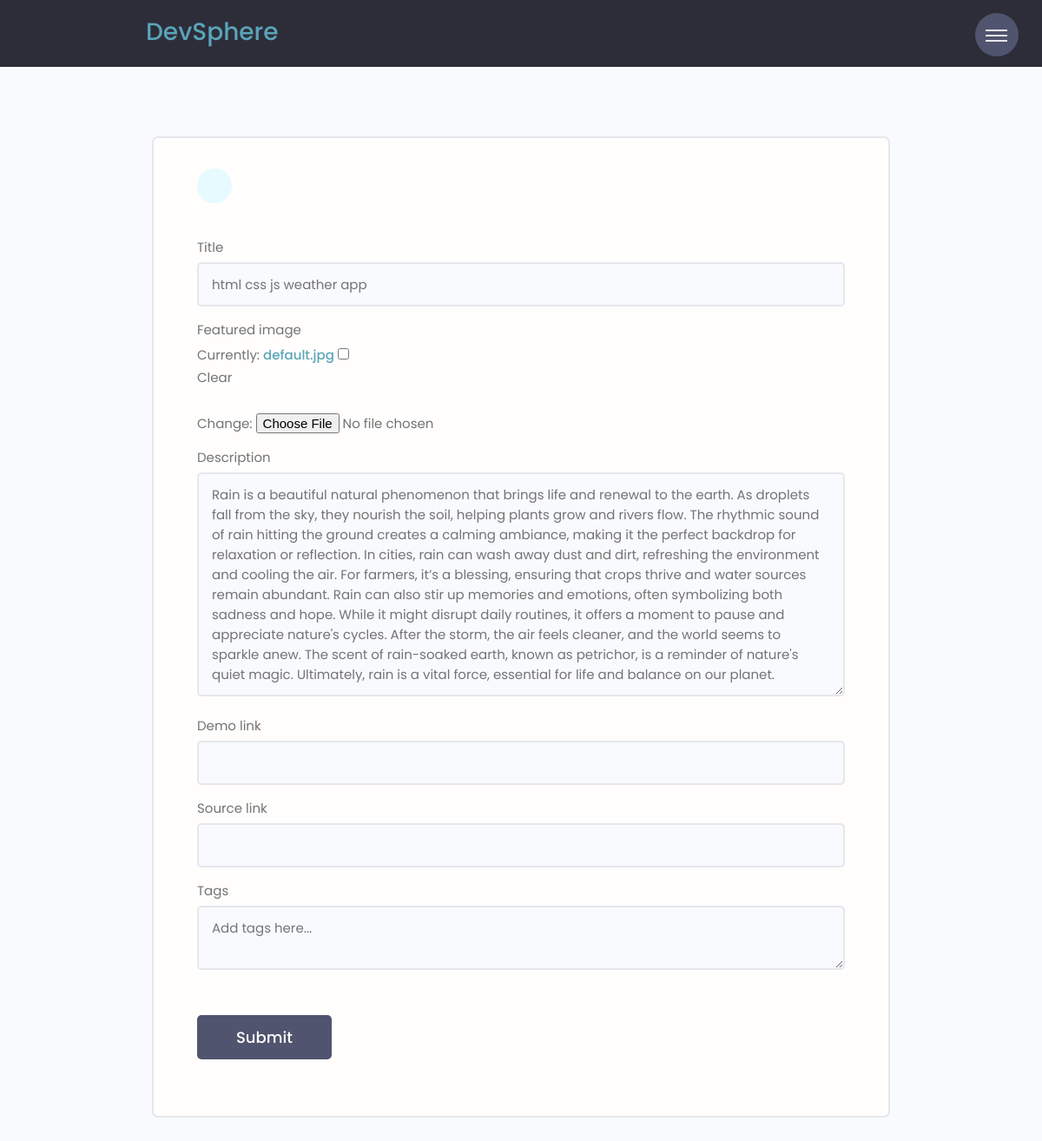
Page /projects/update-project/b1a9661721b44da0808da635024c8927/ (signed in) on the committed database.
### projects/models.py (models this page shows, shortened)
class Project(models.Model):
    owner = models.ForeignKey(Profile, null=True, blank=True, on_delete=models.CASCADE)
    title = models.CharField(max_length=200)
    description = models.TextField(null=True, blank=True)
    featured_image = models.ImageField(null=True, blank=True, default="default.jpg")
    demo_link = models.CharField(max_length=2000, null=True, blank=True)
    source_link = models.CharField(max_length=2000, null=True, blank=True)
    tags = models.ManyToManyField('Tag', blank=True)
    vote_total = models.IntegerField(default=0, null=True, blank=True)
    vote_ratio = models.IntegerField(default=0, null=True, blank=True)
    created = models.DateTimeField(auto_now_add=True)
    id = models.UUIDField(default=uuid.uuid4, unique=True,
                          primary_key=True, editable=False)
    class Meta:
        ordering = ['-vote_ratio', '-vote_total', 'title']

### projects/views.py (the view, shortened to what this page needs)
# urls.py: path('update-project/<str:pk>/', views.updateProject, name="update-project"),
@csrf_exempt
@login_required(login_url="login")
def updateProject(request, pk):
    profile = request.user.profile
    project = profile.project_set.get(id=pk)
    form = ProjectForm(instance = project)
    context = {'form': form, 'project': project}
    return render(request, "projects/project_form.html", context)

### projects/forms.py
class ProjectForm(ModelForm):
    class Meta:
        model = Project
        fields = ['title', 'featured_image', 'description',
                  'demo_link', 'source_link']
        widgets = {
            'tags': forms.CheckboxSelectMultiple(),
        }
    def __init__(self, *args, **kwargs):
        super(ProjectForm, self).__init__(*args, **kwargs)
        for name, field in self.fields.items():
            field.widget.attrs.update({'class': 'input'})

### projects/templates/projects/project_form.html (shortened to what this page needs)
{% extends 'main.html' %} {% block content %}
<main class="formPage my-xl">
  <div class="content-box">
    <div class="formWrapper">
      <a class="backButton" href="{% url 'account' %}"
        ></a>
      <br />
      <form class="form" method="POST" enctype="multipart/form-data">
        {% csrf_token %} {% for field in form %}
        <div class="form__field">
          <label for="formInput#text">{{field.label}}</label>
          {{field}}
        </div>
        {% endfor %}
        <div class="form__field">
          <label for="formInput#text">Tags</label>
          <textarea
            class="input"
            name="newtags"
            placeholder="Add tags here..."
          ></textarea>
        </div>
        <input
          class="btn btn--sub btn--lg my-md"
          type="submit"
          value="Submit"
        />
      </form>
    </div>
  </div>
</main>
{% endblock %}

### static/styles/app.css (style rules this page uses)
:root { --color-sub: #2d2d39; }
.btn--sub { background-color: var(--color-sub-light); }
.content-box { width: 95%; max-width: 85rem; margin: 0 auto; }
.backButton { background: var(--color-main-light); color: var(--color-main); width: 4rem; height: 4rem; display: flex; align-items: center; justify-content: center; border-radius: 50%; }
.formPage .formWrapper { list-style: none; background: var(--color-white); padding: 3.5rem 5rem; border: 2px solid var(--color-light); border-radius: 0.7rem; }

### static/uikit/styles/modules/_variables.css (style rules this page uses)
:root { --color-main: #5aa5b9; --color-main-light: #e6faff; --color-sub: #3f4156; --color-sub-light: #51546e; --color-sub-lighter: #ededfd; --color-text: #737373; --color-gray: #8b8b8b; --color-light: #e5e7eb; --color-light-gray: #767676; --color-bg: #f8fafd; --color-white: #fffefd; --color-white-light: #f3f3f3; --color-success: #359e64; --color-success-bg: #def8e8; --color-error: #fc4b0b; --color-error-bg: #fff2ee; --font-base: 'Poppins', arial, helvetica, 'Segoe UI', roboto, ubuntu, sans-serif; --font-monospace: 'Fira Code', 'Courier New', courier, monospace; --font-regular: 300; --font-medium: 500; --font-bold: 700; --generic-shadow: 1px 1px 5px #00000010; --generic-transition: all 0.3s ease-in-out; }

### static/uikit/styles/modules/_base.css (style rules this page uses)
* { margin: 0; padding: 0; box-sizing: border-box; text-rendering: optimizeLegibility; color: inherit; font-size: inherit; }
html { font-size: 50%; }
@media only screen and (min-width: 480px) { html { font-size: 56.25%; } }
@media only screen and (min-width: 1200px) { html { font-size: 62.5%; } }
body { line-height: 1.6; font-weight: 400; font-size: 1.5rem; color: var(--color-text); background-color: var(--color-bg); min-height: 100vh; }

### static/uikit/styles/modules/_typography.css (style rules this page uses)
* { font-family: var(--font-base); }
a { padding-bottom: 2px; text-decoration: none; display: inline-block; color: var(--color-main); font-weight: var(--font-medium); }

### static/uikit/styles/modules/_utilities.css (style rules this page uses)
.my-md { margin: 3rem auto; }
.my-xl { margin: 8rem auto; }

### static/uikit/styles/modules/_button.css (style rules this page uses)
.btn { display: inline-block; position: relative; cursor: pointer; background-color: var(--color-light); font-weight: var(--font-medium); color: var(--color-sub); text-decoration: none; padding: 1rem 2rem; border-radius: 0.5rem; border: none; width: -webkit-fit-content; width: -moz-fit-content; width: fit-content; height: -webkit-fit-content; height: -moz-fit-content; height: fit-content; font-size: 1.6rem; outline-width: 0; outline-color: transparent; -webkit-backface-visibility: hidden; backface-visibility: hidden; transition: all 0.3s ease-in-out; }
.btn--sub { background-color: var(--color-sub); color: var(--color-white); }
.btn--lg { font-size: 1.8rem; padding: 1.2rem 4.5rem; }

### static/uikit/styles/modules/_form.css (style rules this page uses)
.form { display: block; }
.form__field { margin-top: 1.5rem; margin-bottom: 1.5rem; }
.form__label, .form__field > label { display: block; margin-bottom: 0.5rem; color: var(--color-text); }
input.input[type='text'], input.input[type='email'], input.input[type='password'], input.input[type='number'], textarea.input { min-width: 24rem; width: 100%; padding: 1.2rem 1.5rem; border-radius: 0.5rem; border: 2px solid var(--color-light); transition: all 0.3s ease-in-out; background-color: var(--color-bg); }

### rows in the picture
Project: form "html css js weather app" "Rain is a beautiful natural phenomenon that brings life and renewal to the earth. As droplets fall from the sky, they nourish the soil, helping plants grow and rivers flow. The rhythmic sound of rain hitting the ground creates a calming ambiance, making it the perfect backdrop for relaxation or reflection. In cities, rain can wash away dust and dirt, refreshing the environment and cooling the air. For farmers, it’s a blessing, ensuring that crops thrive and water sources remain abundant. Rain can also stir up memories and emotions, often symbolizing both sadness and hope. While it might disrupt daily routines, it offers a moment to pause and appreciate nature's cycles. After the storm, the…"

### other values in the picture
{{ field.label }} "Title" "Featured image" "Description" "Demo link" "Source link"
